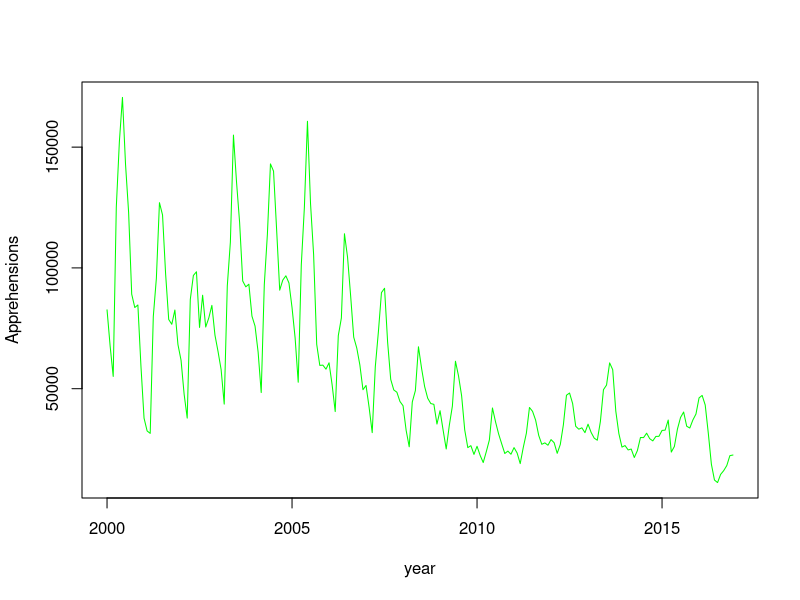

The R script that drew this image:
# use monthly summary
# copy the data from the screen w/o year and month

ts1 <- read.csv('BP monthly summaries.csv')
ts1 <- ts1[2:18, 2:13]

ts2 <- as.vector(t(ts1))

ts3 <- ts(ts2, start = c(2000, 1), frequency=12)

ts.plot(ts3, gpars=list(xlab="year", ylab="Apprehensions", col= 'green', lty=c(1:3)))

